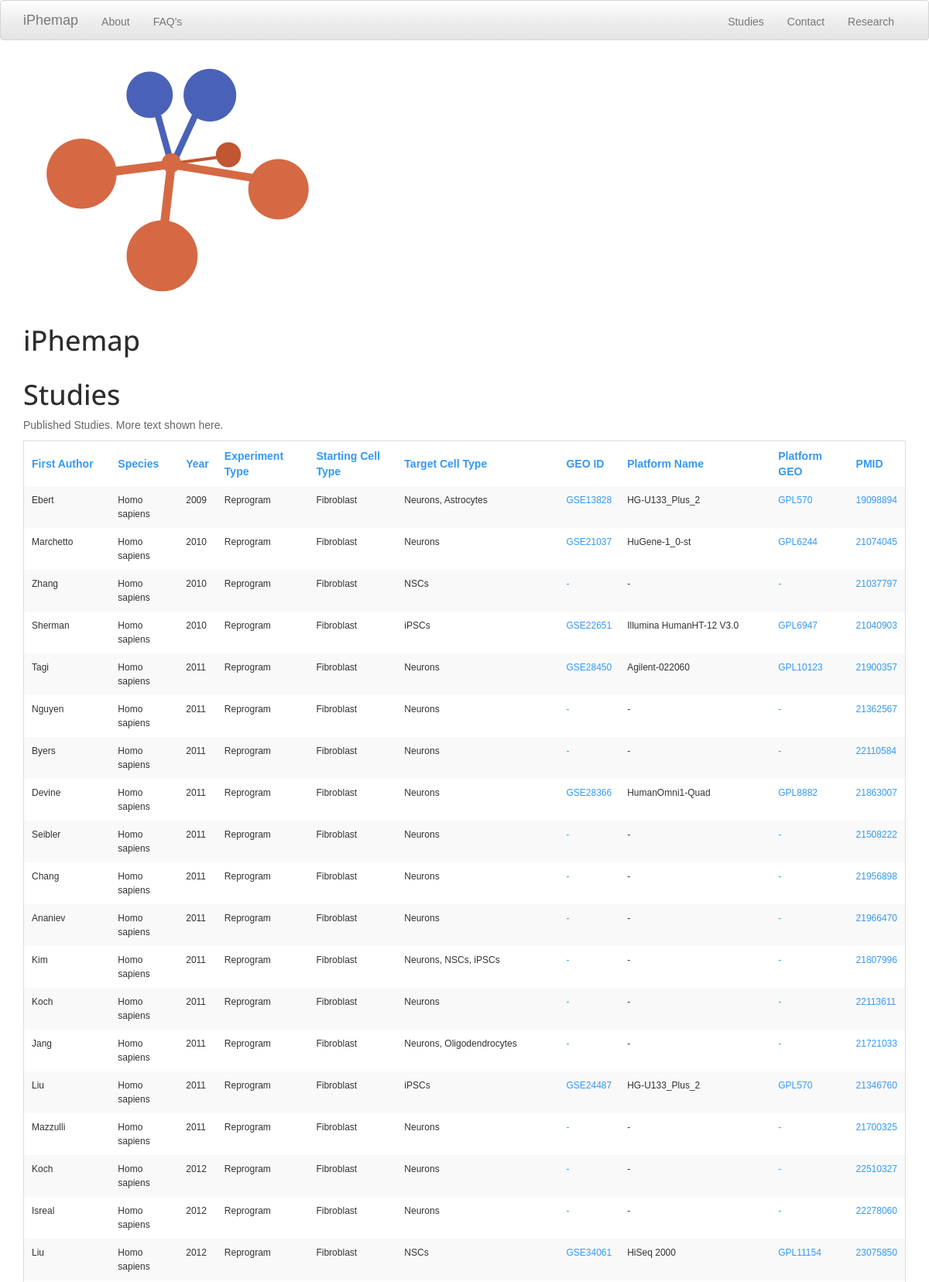
Screenshot of /studies (upper part) with the database file from the repository.
### ipscdb/models.py (models this page shows, shortened)
class Study(models.Model):
	first_author 		= models.CharField(max_length=1000)
	species 			= models.CharField(max_length=1000)
	year 				= models.IntegerField(default=0)
	experiment_type 	= models.CharField(max_length=1000)
	starting_cell_type 	= models.CharField(max_length=1000)
	target_cell_type 	= models.CharField(max_length=1000)
	geoid 				= models.CharField(max_length=1000)
	platform_name 		= models.CharField(max_length=1000)
	platform_geo_id 	= models.CharField(max_length=1000)
	pmid 				= models.IntegerField(default=0)
	geoid_link 			= models.CharField(max_length=2000, default='')
	platform_geoid_link = models.CharField(max_length=2000, default='')
	class Meta:
		ordering = ('year',)

### ipscdb/views.py (the view)
# urls.py: url(r'^studies$', views.studies),
def studies(request):
    pmid = request.GET.get('pmid', 0)
    sort_mode = request.GET.get('sort', '')
    studies = Study.objects.all()
    if sort_mode:
        try:
            studies = studies.order_by(sort_mode)
        except: pass
    return render_to_response('ipscdb/studies.html', {
        'studies' : studies,
        'selected_pmid' : int(pmid)
        }, context_instance=RequestContext(request))

### ipscdb/templates/ipscdb/studies.html
{% extends "ipscdb/default.html" %}
{% block content %}
<h1>Studies</h1>
<p>Published Studies. More text shown here.</p>
<div>
  <table class="responsive">
    <tr>
      <th><a href="studies?sort=first_author">First Author</a></th>
      <th><a href="studies?sort=species">Species</a></th>
      <th><a href="studies?sort=year">Year</a></th>
      <th><a href="studies?sort=experiment_type">Experiment Type</a></th>
      <th><a href="studies?sort=starting_cell_type">Starting Cell Type</a></th>
      <th><a href="studies?sort=target_cell_type">Target Cell Type</a></th>
      <th><a href="studies?sort=geoid">GEO ID</a></th>
      <th><a href="studies?sort=platform_name">Platform Name</a></th>
      <th><a href="studies?sort=platform_geo_id">Platform GEO</a></th>
      <th><a href="studies?sort=pmid">PMID</a></th>
    </tr>
    {% for study in studies %}
    {% if study.pmid == selected_pmid %}
    <tr style="border: 3px solid #000;" id="{{ study.pmid }}">
    {% else %}
    <tr id="{{ study.pmid }}">
    {% endif %}
      <td>{{ study.first_author }}</td>
      <td>{{ study.species }}</td>
      <td>{{ study.year }}</td>
      <td>{{ study.experiment_type }}</td>
      <td>{{ study.starting_cell_type }}</td>
      <td>{{ study.target_cell_type }}</td>
      <td><a href="{{ study.geoid_link }}">{{ study.geoid }}</a></td>
      <td>{{ study.platform_name }}</td>
      <td><a href="{{ study.platform_geoid_link }}">{{ study.platform_geo_id }}</a></td>
      <td><a href="http://www.ncbi.nlm.nih.gov/pubmed/?term={{ study.pmid }}">{{ study.pmid }}</a></td>
    </tr>
    {% endfor %}
  </table>
</div>
{% endblock %}

### ipscdb/templates/ipscdb/default.html (shortened to what this page needs)
<!DOCTYPE html>
<html>
<head>
    {% load staticfiles %}
    <link rel="stylesheet" type="text/css" href="static/css/spacelab.css" />
    <link rel="stylesheet" type="text/css" href="static/css/main.css" />
    <link rel="stylesheet" type="text/css" href="static/css/cs-select.css" />
    <link rel="stylesheet" type="text/css" href="static/css/responsive-tables.css" />
</head>
<body>
  <div class="navbar navbar-default">
    <div class="container">
      <div class="navbar-header">
        <a class="navbar-brand" href="search">iPhemap</a>
      </div>
      <div class="navbar-collapse collapse navbar-responsive-collapse">
        <ul class="nav navbar-nav">
          <li {% if request.path == "/" %}         class="active" {% else %} class="" {% endif %} ><a href="/">About</a></li>
          <li {% if request.path == "/faqs" %}     class="active" {% else %} class="" {% endif %} ><a href="/faqs">FAQ's</a></li>
        </ul>
        <ul class="nav navbar-nav navbar-right">
          <li {% if request.path == "/studies" %}  class="active" {% else %} class="" {% endif %} ><a href="/studies">Studies</a></li>
          <li {% if request.path == "/contact" %}  class="active" {% else %} class="" {% endif %} ><a href="/contact">Contact</a></li>
          <li {% if request.path == "/research" %} class="active" {% else %} class="" {% endif %} ><a href="/research">Research</a></li>
        </ul>
      </div>
    </div>
  </div>
  <div class="container">
    <div class="clearfix">
      <a class="main-wrapper" href="search">
          <img class="main-logo" src="static/img/icon2.png"/>
          <h1 class="main-title">
            <span class="main-title-blue">iP</span><span>hemap</span>
          </h1>
      </a>
    </div>
  </div>
  <div class="container">
    {% block content %}{% endblock%}
  </div>
</body>
</html>

### ipscdb/static/css/main.css (style rules this page uses)
body { background: #fff; font-family: Arial; }
.clearfix:before, .clearfix:after { content: " "; display: table; }
.clearfix:after { clear: both; }

### ipscdb/static/css/responsive-tables.css (style rules this page uses)
table th { font-weight: bold; }
table td,table th { padding: 9px 10px; text-align: left; }
ul { list-style: none outside; margin-top: 0px; }
table { border-collapse: collapse; border-spacing: 0; }
table { background: #fff; -moz-border-radius: 3px; -webkit-border-radius: 3px; border-radius: 3px; margin: 0 0 18px; border: 1px solid #ddd; }
table thead tr th,table tfoot tr th,table tbody tr td,table tr td,table tfoot tr td { font-size: 12px; line-height: 18px; text-align: left; }
table tbody tr:nth-child(even) { background: #f9f9f9; }
table tbody tr td { color: #333; padding: 9px 10px; vertical-align: top; border: none; }

### rows the page displays
Study: first_author "Ebert", species "Homo sapiens", year "2009", experiment_type "Reprogram", starting_cell_type "Fibroblast", target_cell_type "Neurons, Astrocytes", geoid "GSE13828", platform_name "HG-U133_Plus_2", platform_geo_id "GPL570", pmid "19098894"
Study: first_author "Marchetto", species "Homo sapiens", year "2010", experiment_type "Reprogram", starting_cell_type "Fibroblast", target_cell_type "Neurons", geoid "GSE21037", platform_name "HuGene-1_0-st", platform_geo_id "GPL6244", pmid "21074045"
Study: first_author "Zhang", species "Homo sapiens", year "2010", experiment_type "Reprogram", starting_cell_type "Fibroblast", target_cell_type "NSCs", geoid "-", platform_name "-", platform_geo_id "-", pmid "21037797"
Study: first_author "Sherman", species "Homo sapiens", year "2010", experiment_type "Reprogram", starting_cell_type "Fibroblast", target_cell_type "iPSCs", geoid "GSE22651", platform_name "Illumina HumanHT-12 V3.0", platform_geo_id "GPL6947", pmid "21040903"
Study: first_author "Tagi", species "Homo sapiens", year "2011", experiment_type "Reprogram", starting_cell_type "Fibroblast", target_cell_type "Neurons", geoid "GSE28450", platform_name "Agilent-022060", platform_geo_id "GPL10123", pmid "21900357"
Study: first_author "Nguyen", species "Homo sapiens", year "2011", experiment_type "Reprogram", starting_cell_type "Fibroblast", target_cell_type "Neurons", geoid "-", platform_name "-", platform_geo_id "-", pmid "21362567"
Study: first_author "Byers", species "Homo sapiens", year "2011", experiment_type "Reprogram", starting_cell_type "Fibroblast", target_cell_type "Neurons", geoid "-", platform_name "-", platform_geo_id "-", pmid "22110584"
Study: first_author "Devine", species "Homo sapiens", year "2011", experiment_type "Reprogram", starting_cell_type "Fibroblast", target_cell_type "Neurons", geoid "GSE28366", platform_name "HumanOmni1-Quad", platform_geo_id "GPL8882", pmid "21863007"
Study: first_author "Seibler", species "Homo sapiens", year "2011", experiment_type "Reprogram", starting_cell_type "Fibroblast", target_cell_type "Neurons", geoid "-", platform_name "-", platform_geo_id "-", pmid "21508222"
Study: first_author "Chang", species "Homo sapiens", year "2011", experiment_type "Reprogram", starting_cell_type "Fibroblast", target_cell_type "Neurons", geoid "-", platform_name "-", platform_geo_id "-", pmid "21956898"
Study: first_author "Ananiev", species "Homo sapiens", year "2011", experiment_type "Reprogram", starting_cell_type "Fibroblast", target_cell_type "Neurons", geoid "-", platform_name "-", platform_geo_id "-", pmid "21966470"
Study: first_author "Kim", species "Homo sapiens", year "2011", experiment_type "Reprogram", starting_cell_type "Fibroblast", target_cell_type "Neurons, NSCs, iPSCs", geoid "-", platform_name "-", platform_geo_id "-", pmid "21807996"
Study: first_author "Koch", species "Homo sapiens", year "2011", experiment_type "Reprogram", starting_cell_type "Fibroblast", target_cell_type "Neurons", geoid "-", platform_name "-", platform_geo_id "-", pmid "22113611"
Study: first_author "Jang", species "Homo sapiens", year "2011", experiment_type "Reprogram", starting_cell_type "Fibroblast", target_cell_type "Neurons, Oligodendrocytes", geoid "-", platform_name "-", platform_geo_id "-", pmid "21721033"
Study: first_author "Liu", species "Homo sapiens", year "2011", experiment_type "Reprogram", starting_cell_type "Fibroblast", target_cell_type "iPSCs", geoid "GSE24487", platform_name "HG-U133_Plus_2", platform_geo_id "GPL570", pmid "21346760"
Study: first_author "Mazzulli", species "Homo sapiens", year "2011", experiment_type "Reprogram", starting_cell_type "Fibroblast", target_cell_type "Neurons", geoid "-", platform_name "-", platform_geo_id "-", pmid "21700325"
Study: first_author "Koch", species "Homo sapiens", year "2012", experiment_type "Reprogram", starting_cell_type "Fibroblast", target_cell_type "Neurons", geoid "-", platform_name "-", platform_geo_id "-", pmid "22510327"
Study: first_author "Isreal", species "Homo sapiens", year "2012", experiment_type "Reprogram", starting_cell_type "Fibroblast", target_cell_type "Neurons", geoid "-", platform_name "-", platform_geo_id "-", pmid "22278060"
Study: first_author "Liu", species "Homo sapiens", year "2012", experiment_type "Reprogram", starting_cell_type "Fibroblast", target_cell_type "NSCs", geoid "GSE34061", platform_name "HiSeq 2000", platform_geo_id "GPL11154", pmid "23075850"
